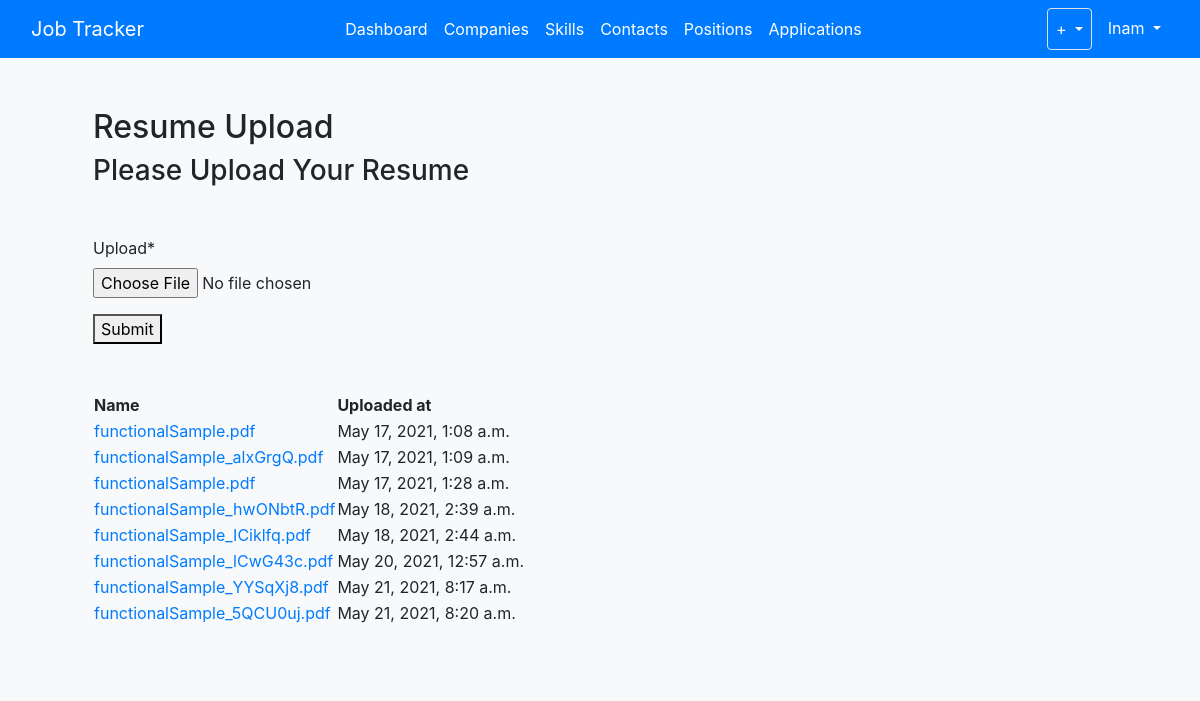
The page /upload/ (signed in) on the database its author committed.
### users/models.py (models this page shows, shortened)
class Document(models.Model):
    user = models.ForeignKey(
		User,
		on_delete=models.CASCADE,
		default=1
		)
    uploaded_at = models.DateTimeField(auto_now_add=True)
    upload = models.FileField()

### users/views.py (the view, shortened to what this page needs)
# urls.py: path('upload/', user_views.DocumentCreateView.as_view(), name='upload'),
class DocumentCreateView(LoginRequiredMixin, CreateView):
    model = Document
    fields = ['upload' ]
    success_url = reverse_lazy('upload')
    def get_context_data(self, **kwargs):
        context = super().get_context_data(**kwargs)
        documents = Document.objects.filter(user=self.request.user)
        context['documents'] = documents
        return context

### users/templates/users/document_form.html (shortened to what this page needs)
{% extends "jobs/base.html" %}
{% load crispy_forms_tags %}
{% block content %}
<div class="container p-5 mb-3">
  <h2>Resume Upload</h2>
  <h3 class="mb-5">Please Upload Your Resume</h3>
<div>
  <form method="post" enctype="multipart/form-data">
    {{ form|crispy }}
    <button type="submit">Submit</button>
  </form>
  <table class="mt-5">
    <thead>
      <tr>
        <th>Name</th>
        <th>Uploaded at</th>
      </tr>
    </thead>
    <tbody>
      {% for document in documents %}
        <tr>
          <td><a href="{{ document.upload.url }}" target="_blank">{{ document.upload.name }}</a></td>
          <td>{{ document.uploaded_at }}</td>
        </tr>
      {% empty %}
        <tr>
          <td colspan="3">No data.</td>
        </tr>
      {% endfor %}
    </tbody>
  </table>
{% endblock content %}

### jobs/templates/jobs/base.html (shortened to what this page needs)
{% load static %}
<!DOCTYPE html>
<html>
<head>
    <link rel="stylesheet" href="https://cdn.jsdelivr.net/npm/bootstrap@4.5.3/dist/css/bootstrap.min.css">
    <link rel="stylesheet" type="text/css" href="{% static 'jobs/style.css' %}">
	<link rel="stylesheet" href="https://ajax.googleapis.com/ajax/libs/jqueryui/1.12.1/themes/smoothness/jquery-ui.css">
	<link rel="stylesheet" href="https://cdn.jsdelivr.net/npm/bootstrap-icons@1.5.0/font/bootstrap-icons.css">
</head>
<body class="h-100 bg-light full-page">
	<nav class="navbar navbar-expand-lg navbar-dark bg-primary fixed-top">
		<div class="container-fluid">
			<a class="navbar-brand" href="/">Job Tracker</a>
			<div class="collapse navbar-collapse" id="expandMenu">
				<ul class="navbar-nav mr-auto">
					{% if request.user.is_authenticated %}
					<li class="nav-item">
						<a class="nav-link active" aria-current="page" href="/">Dashboard</a>
					</li>
					<li class="nav-item">
						<a class="nav-link active" href="{% url 'jobs-companies' %}">Companies</a>
					</li>
					<li class="nav-item">
						<a class="nav-link active" href="{% url 'jobs-list-skill' %}">Skills</a>
					</li>
					<li class="nav-item">
						<a class="nav-link active" href="/contacts">Contacts</a>
					</li>
					<li class="nav-item">
						<a class="nav-link active" href="{% url 'jobs-list-positions' %}">Positions</a>
					</li>
					<li class="nav-item">
						<a class="nav-link active" href="{% url 'jobs-list-applications' %}">Applications</a>
					</li>
					{% endif %}
				</ul>
				<ul class="navbar-nav">
					{% if request.user.is_authenticated %}
					<li class="dropdown border rounded">
						<a class="nav-link active dropdown-toggle" href="#" id="navbarDropdownMenuLink" role="button" data-bs-toggle="dropdown" aria-expanded="false"> + </a>
					</li>
					<li class="dropdown ml-2">
						<a class="nav-link active dropdown-toggle" href="#" id="navbarDropdownMenuLink" role="button" data-bs-toggle="dropdown" aria-expanded="false"> {{ request.user.username }} </a>
					</li>
					{% endif %}
				</ul>
			</div>
		</div>
	</nav>
	<div class="container bg-light rounded">
		{% block content %}{% endblock %}
	</div>
</body>
</html>

### jobs/static/jobs/style.css (style rules this page uses)
body { padding-top: 60px; }

### rows shown on the page
Document: upload.name "functionalSample.pdf", uploaded_at "May 17, 2021, 1:08 a.m."
Document: upload.name "functionalSample_alxGrgQ.pdf", uploaded_at "May 17, 2021, 1:09 a.m."
Document: upload.name "functionalSample.pdf", uploaded_at "May 17, 2021, 1:28 a.m."
Document: upload.name "functionalSample_hwONbtR.pdf", uploaded_at "May 18, 2021, 2:39 a.m."
Document: upload.name "functionalSample_ICiklfq.pdf", uploaded_at "May 18, 2021, 2:44 a.m."
Document: upload.name "functionalSample_lCwG43c.pdf", uploaded_at "May 20, 2021, 12:57 a.m."
Document: upload.name "functionalSample_YYSqXj8.pdf", uploaded_at "May 21, 2021, 8:17 a.m."
Document: upload.name "functionalSample_5QCU0uj.pdf", uploaded_at "May 21, 2021, 8:20 a.m."

### other values the page prints
{{ request.user.username }} "lnam"
